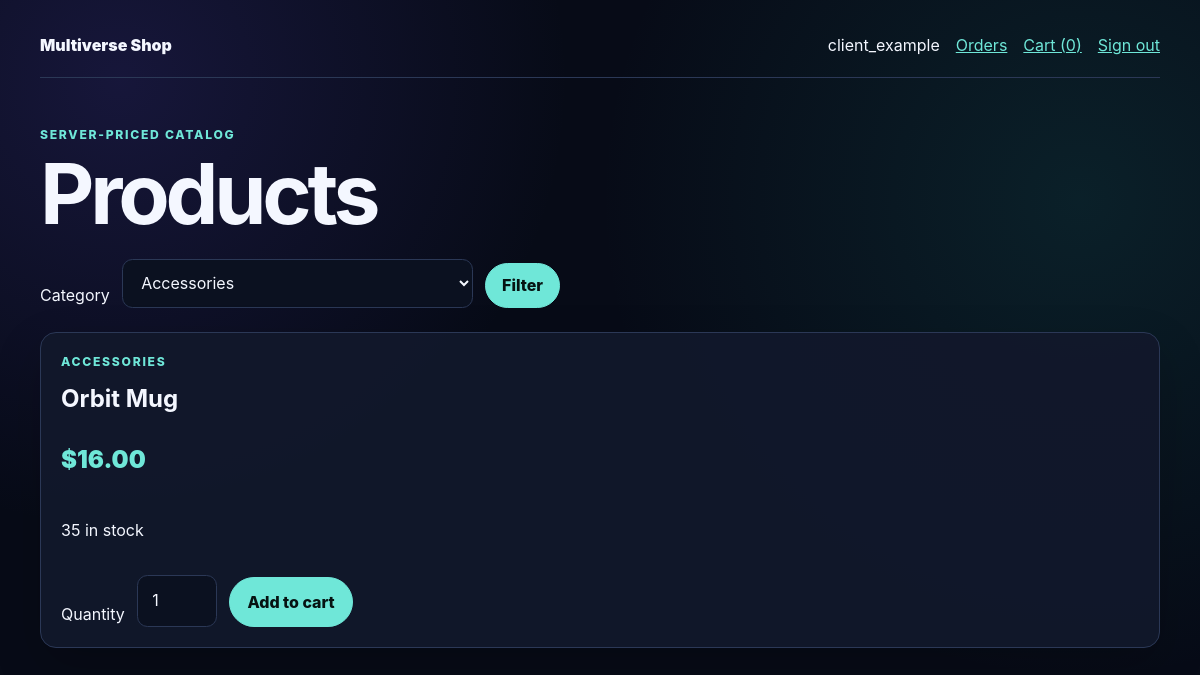
Page /products.php?category=2 (signed in) on the committed database.
### tables this page shows
CREATE TABLE `PRODUCT` (
  `Product_ID` int unsigned NOT NULL AUTO_INCREMENT,
  `Product_Stock` int unsigned NOT NULL DEFAULT 0,
  `Product_Name` varchar(120) NOT NULL,
  `Category_ID` int unsigned NOT NULL,
  `Product_Price` decimal(10,2) unsigned NOT NULL,
  PRIMARY KEY (`Product_ID`),
  KEY `product_category_index` (`Category_ID`),
  CONSTRAINT `product_category_fk`
    FOREIGN KEY (`Category_ID`) REFERENCES `PRODUCT_CATEGORY` (`Category_ID`)
    ON UPDATE CASCADE ON DELETE RESTRICT
);

CREATE TABLE `PRODUCT_CATEGORY` (
  `Category_ID` int unsigned NOT NULL AUTO_INCREMENT,
  `Category` varchar(80) NOT NULL,
  PRIMARY KEY (`Category_ID`),
  UNIQUE KEY `product_category_name_unique` (`Category`)
);

### bootstrap.php (called while the page is built, shortened)
<?php
function escape(mixed $value): string
{
    return htmlspecialchars((string) $value, ENT_QUOTES | ENT_SUBSTITUTE, 'UTF-8');
}
function money_to_cents(string $amount): int
{
    if (!preg_match('/\A([0-9]+)(?:\.([0-9]{1,2}))?\z/', $amount, $matches)) {
        throw new InvalidArgumentException('Invalid money value.');
    }
    $fraction = str_pad($matches[2] ?? '', 2, '0');
    return ((int) $matches[1] * 100) + (int) $fraction;
}
function format_cents(int $amount): string
{
    return number_format($amount / 100, 2, '.', ',');
}
function current_user(): ?array
{
    $user = $_SESSION['user'] ?? null;
    return $user;
}
function require_role(string $role): array
{
    $user = current_user();
    return $user;
}

### products.php (the view, shortened to what this page needs)
<?php
require_once __DIR__ . '/bootstrap.php';
$user = require_role('client');
$connection = database();
$selectedCategory = $_GET['category'] ?? 'all';
if ($selectedCategory !== 'all') {
    $selectedCategory = filter_var($selectedCategory, FILTER_VALIDATE_INT, [
        'options' => ['min_range' => 1],
    ]);
}
$categories = $connection
    ->query('SELECT Category_ID, Category FROM PRODUCT_CATEGORY ORDER BY Category')
    ->fetch_all(MYSQLI_ASSOC);
if ($selectedCategory === 'all') {
    $products = $connection
        ->query(
            'SELECT P.Product_ID, P.Product_Name, P.Product_Stock, P.Product_Price, C.Category
             FROM PRODUCT P
             JOIN PRODUCT_CATEGORY C ON C.Category_ID = P.Category_ID
             ORDER BY P.Product_Name'
        )
        ->fetch_all(MYSQLI_ASSOC);
} else {
    $statement = $connection->prepare(
        'SELECT P.Product_ID, P.Product_Name, P.Product_Stock, P.Product_Price, C.Category
         FROM PRODUCT P
         JOIN PRODUCT_CATEGORY C ON C.Category_ID = P.Category_ID
         WHERE P.Category_ID = ?
         ORDER BY P.Product_Name'
    );
    $statement->bind_param('i', $selectedCategory);
    $statement->execute();
    $products = $statement->get_result()->fetch_all(MYSQLI_ASSOC);
}
$cartCount = array_sum($_SESSION['cart'] ?? []);
?>
<!doctype html>
<html lang="en">
<head>
    <link rel="stylesheet" href="style.css">
</head>
<body>
<main class="shell">
    <nav class="nav">
        <a class="brand" href="products.php">Multiverse Shop</a>
        <div>
            <span><?= escape($user['username']) ?></span>
            <a href="orders.php">Orders</a>
            <a href="cart.php">Cart (<?= escape($cartCount) ?>)</a>
            <form class="inline" action="logout.php" method="post">
                <button class="link-button" type="submit">Sign out</button>
            </form>
        </div>
    </nav>
    <header class="hero compact">
        <p class="eyebrow">Server-priced catalog</p>
        <h1>Products</h1>
    </header>
    <form class="filter" method="get" action="products.php">
        <label for="category">Category</label>
        <select id="category" name="category">
            <?php foreach ($categories as $category): ?>
                <option value="<?= escape($category['Category_ID']) ?>" <?= (string) $selectedCategory === (string) $category['Category_ID'] ? 'selected' : '' ?>>
                    <?= escape($category['Category']) ?>
                </option>
            <?php endforeach; ?>
        </select>
        <button class="button small" type="submit">Filter</button>
    </form>
    <section class="product-grid" aria-label="Product catalog">
        <?php foreach ($products as $product): ?>
            <article class="product-card">
                <p class="eyebrow"><?= escape($product['Category']) ?></p>
                <h2><?= escape($product['Product_Name']) ?></h2>
                <p class="price">$<?= escape(format_cents(money_to_cents((string) $product['Product_Price']))) ?></p>
                <p><?= escape($product['Product_Stock']) ?> in stock</p>
                <?php if ((int) $product['Product_Stock'] > 0): ?>
                    <form class="add-form" action="cart.php" method="post">
                        <label for="quantity-<?= escape($product['Product_ID']) ?>">Quantity</label>
                        <input id="quantity-<?= escape($product['Product_ID']) ?>" name="quantity" type="number" value="1" min="1" max="<?= escape($product['Product_Stock']) ?>" required>
                        <button class="button" type="submit">Add to cart</button>
                    </form>
                <?php endif; ?>
            </article>
        <?php endforeach; ?>
    </section>
</main>
</body>
</html>

### style.css (style rules this page uses)
:root { color-scheme: dark; --background: #070b17; --panel: #11182b; --panel-soft: #18223a; --text: #f4f7ff; --muted: #aab4ca; --accent: #6fe7d8; --accent-dark: #123f42; --danger: #ff8b8b; --success: #81e6a4; --border: #2b3856; }
* { box-sizing: border-box; }
body { margin: 0; min-height: 100vh; background: radial-gradient(circle at 10% 10%, rgba(72, 58, 170, 0.24), transparent 28rem), radial-gradient(circle at 90% 25%, rgba(28, 143, 135, 0.16), transparent 30rem), var(--background); color: var(--text); font-family: Inter, ui-sans-serif, system-ui, -apple-system, BlinkMacSystemFont, "Segoe UI", sans-serif; line-height: 1.55; }
a { color: var(--accent); }
button, input, select { font: inherit; }
button, select { cursor: pointer; }
input, select { width: 100%; border: 1px solid var(--border); border-radius: 0.65rem; background: #0b1120; color: var(--text); padding: 0.78rem 0.9rem; }
.shell { width: min(1120px, calc(100% - 2rem)); margin: 0 auto; padding: 1.25rem 0 4rem; }
.hero { padding: 5rem 0 2.5rem; }
.hero.compact { padding: 3rem 0 1.5rem; }
.hero h1, .panel h1 { margin: 0; font-size: clamp(2.3rem, 7vw, 5.5rem); line-height: 0.98; letter-spacing: -0.05em; }
.eyebrow { margin: 0 0 0.5rem; color: var(--accent); font-size: 0.76rem; font-weight: 800; letter-spacing: 0.14em; text-transform: uppercase; }
.panel, .product-card { border: 1px solid var(--border); border-radius: 1rem; background: rgba(17, 24, 43, 0.94); box-shadow: 0 1.2rem 3rem rgba(0, 0, 0, 0.2); }
.button { display: inline-flex; width: fit-content; align-items: center; justify-content: center; border: 1px solid var(--accent); border-radius: 999px; background: var(--accent); color: #061312; padding: 0.7rem 1.1rem; font-weight: 800; text-decoration: none; }
.button.small { padding: 0.55rem 1rem; }
.nav { display: flex; align-items: center; justify-content: space-between; gap: 1rem; border-bottom: 1px solid var(--border); padding: 0.8rem 0 1.2rem; }
.nav div { display: flex; flex-wrap: wrap; align-items: center; gap: 1rem; }
.brand { color: var(--text); font-weight: 900; text-decoration: none; }
.inline { display: inline; }
.link-button { border: 0; background: transparent; color: var(--accent); padding: 0; text-decoration: underline; }
.filter, .actions, .add-form { display: flex; align-items: end; gap: 0.75rem; }
.filter { max-width: 520px; margin-bottom: 1.5rem; }
.filter label, .add-form label { min-width: max-content; }
.product-grid { display: grid; grid-template-columns: repeat(auto-fit, minmax(240px, 1fr)); gap: 1rem; }
.product-card { display: flex; flex-direction: column; padding: 1.25rem; }
.product-card h2 { margin: 0; }
.price, .metric { color: var(--accent); font-size: 1.5rem; font-weight: 900; }
.add-form { margin-top: auto; padding-top: 1rem; }
.add-form input { max-width: 5rem; }

### rows in the picture
product: Category_ID.Category "ACCESSORIES", Product_Name "Orbit Mug", Product_Price "16.00", Product_Stock "35"

### other values in the picture
$user['username'] "client_example"
$cartCount "0"
form field category "Accessories"
